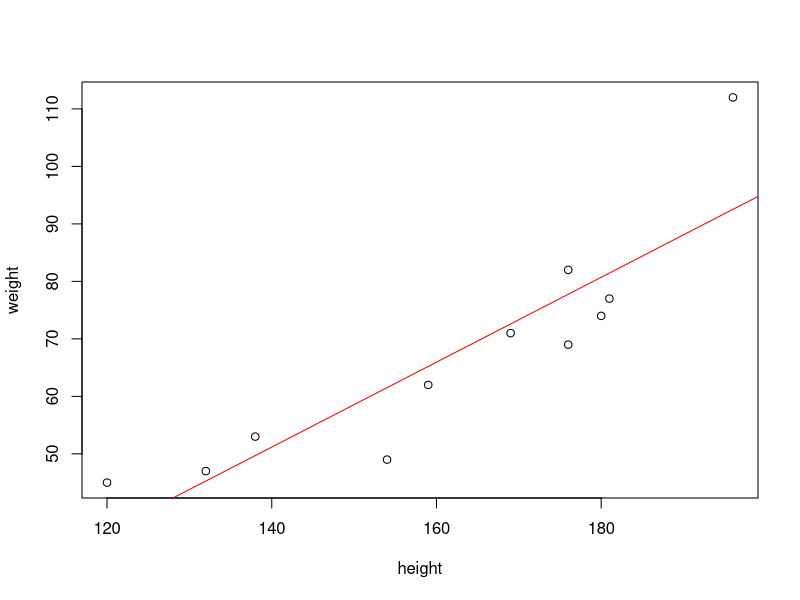

The R script that drew this image:
# Created by: mlleg
# Created on: 14.07.2020

?lm

#dataset
height <- c(176, 154, 138, 196, 132, 176, 181, 169, 159, 180, 120)
weight <- c(82, 49, 53, 112, 47, 69, 77, 71, 62, 74, 45)

#create a linear model
fit <- lm(weight~height) # Y~X

class(fit)
summary(fit)
names(fit)

#plot the linear model
plot(height, weight) #X, Y
abline(fit, col='red')